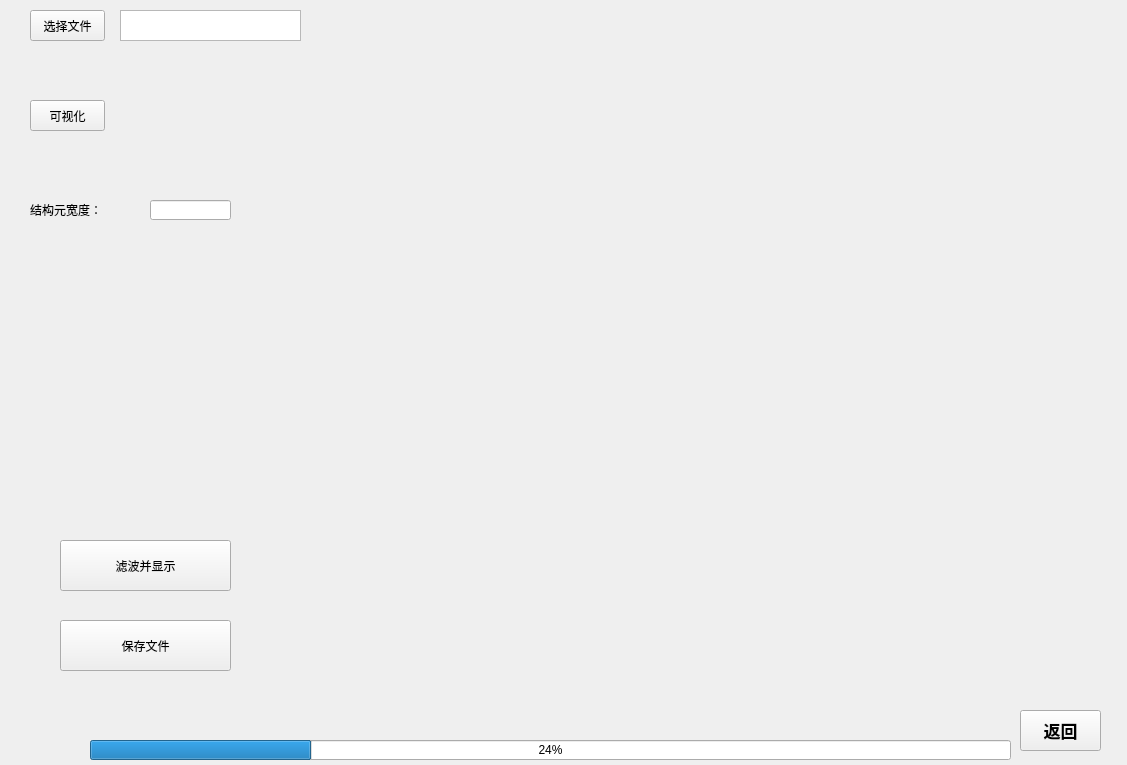
<?xml version="1.0" encoding="UTF-8"?>
<ui version="4.0">
 <class>widget</class>
 <widget class="QWidget" name="widget">
  <property name="geometry">
   <rect>
    <x>0</x>
    <y>0</y>
    <width>1127</width>
    <height>765</height>
   </rect>
  </property>
  <property name="windowTitle">
   <string>形态学滤波</string>
  </property>
  <widget class="QPushButton" name="returnMainWin">
   <property name="geometry">
    <rect>
     <x>1020</x>
     <y>710</y>
     <width>81</width>
     <height>41</height>
    </rect>
   </property>
   <property name="font">
    <font>
     <pointsize>13</pointsize>
     <weight>75</weight>
     <bold>true</bold>
    </font>
   </property>
   <property name="text">
    <string>返回</string>
   </property>
  </widget>
  <widget class="QPushButton" name="pushButton_2">
   <property name="geometry">
    <rect>
     <x>30</x>
     <y>10</y>
     <width>75</width>
     <height>31</height>
    </rect>
   </property>
   <property name="text">
    <string>选择文件</string>
   </property>
  </widget>
  <widget class="QLabel" name="label_4">
   <property name="geometry">
    <rect>
     <x>250</x>
     <y>450</y>
     <width>54</width>
     <height>12</height>
    </rect>
   </property>
   <property name="text">
    <string/>
   </property>
  </widget>
  <widget class="PlotWidget" name="dataPlot_2" native="true">
   <property name="geometry">
    <rect>
     <x>310</x>
     <y>340</y>
     <width>791</width>
     <height>331</height>
    </rect>
   </property>
   <property name="sizePolicy">
    <sizepolicy hsizetype="Preferred" vsizetype="Preferred">
     <horstretch>0</horstretch>
     <verstretch>1</verstretch>
    </sizepolicy>
   </property>
  </widget>
  <widget class="QLineEdit" name="lineEdit">
   <property name="geometry">
    <rect>
     <x>150</x>
     <y>200</y>
     <width>81</width>
     <height>20</height>
    </rect>
   </property>
  </widget>
  <widget class="QPushButton" name="pushButton_3">
   <property name="geometry">
    <rect>
     <x>30</x>
     <y>100</y>
     <width>75</width>
     <height>31</height>
    </rect>
   </property>
   <property name="text">
    <string>可视化</string>
   </property>
  </widget>
  <widget class="QPushButton" name="pushButton_5">
   <property name="geometry">
    <rect>
     <x>60</x>
     <y>620</y>
     <width>171</width>
     <height>51</height>
    </rect>
   </property>
   <property name="text">
    <string>保存文件</string>
   </property>
  </widget>
  <widget class="QProgressBar" name="progressBar">
   <property name="geometry">
    <rect>
     <x>90</x>
     <y>740</y>
     <width>921</width>
     <height>20</height>
    </rect>
   </property>
   <property name="value">
    <number>24</number>
   </property>
  </widget>
  <widget class="PlotWidget" name="dataPlot" native="true">
   <property name="geometry">
    <rect>
     <x>310</x>
     <y>10</y>
     <width>791</width>
     <height>331</height>
    </rect>
   </property>
   <property name="sizePolicy">
    <sizepolicy hsizetype="Preferred" vsizetype="Preferred">
     <horstretch>0</horstretch>
     <verstretch>1</verstretch>
    </sizepolicy>
   </property>
  </widget>
  <widget class="QTextEdit" name="textEdit">
   <property name="geometry">
    <rect>
     <x>120</x>
     <y>10</y>
     <width>181</width>
     <height>31</height>
    </rect>
   </property>
  </widget>
  <widget class="QLabel" name="label_13">
   <property name="geometry">
    <rect>
     <x>30</x>
     <y>200</y>
     <width>91</width>
     <height>20</height>
    </rect>
   </property>
   <property name="text">
    <string>结构元宽度：</string>
   </property>
  </widget>
  <widget class="QPushButton" name="pushButton_4">
   <property name="geometry">
    <rect>
     <x>60</x>
     <y>540</y>
     <width>171</width>
     <height>51</height>
    </rect>
   </property>
   <property name="text">
    <string>滤波并显示</string>
   </property>
  </widget>
 </widget>
 <customwidgets>
  <customwidget>
   <class>PlotWidget</class>
   <extends>QWidget</extends>
   <header>pyqtgraph/core</header>
   <container>1</container>
  </customwidget>
 </customwidgets>
 <resources/>
 <connections/>
</ui>
